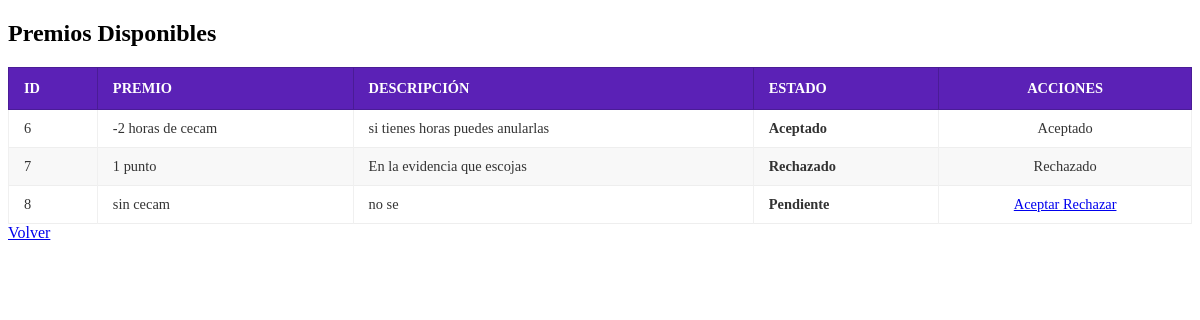
The app's page /index.php?action=premiosDisponibles (signed in) with its own data.
### tables this page shows
CREATE TABLE `premio` (
  `id_premio` int(11) NOT NULL AUTO_INCREMENT,
  `nombre_premio` varchar(100) NOT NULL,
  `descripcion` varchar(100) NOT NULL,
  `id_usuario` int(11) DEFAULT NULL,
  `estado` enum('pendiente','aceptado','rechazado') NOT NULL DEFAULT 'pendiente',
  PRIMARY KEY (`id_premio`),
  KEY `fk_premio_usuario` (`id_usuario`),
  CONSTRAINT `fk_premio_usuario` FOREIGN KEY (`id_usuario`) REFERENCES `usuario` (`id_usuario`)
);

### app/controllers/TutorPremioController.php (called while the page is built, shortened)
<?php
include_once "app/models/PremioModel.php";
class TutorPremioController {
    private $model;
    public function __construct($connection) {
        $this->model = new PremioModel($connection);
    }
    public function premiosDisponibles() {
        $premio = $this->model->obtenerTodosLosPremios();
        include "app/views/Tutor/premios_disponibles.php";
    }
}
?>

### app/models/PremioModel.php (called while the page is built, shortened)
<?php
class PremioModel {
    private $connection;
    public function __construct($connection) {
        $this->connection = $connection;
    }
    public function obtenerTodosLosPremios() {
        $sql = "SELECT * FROM premio";
        return $this->connection->query($sql);
    }
}
?>

### app/views/Tutor/premios_disponibles.php (the view, shortened to what this page needs)
<!DOCTYPE html>
<html lang="es">
<head>
    <link rel="stylesheet" href="public/css/estilos.css">
</head>
<body class="premios-disponibles-body">
    <div class="main-container">
        <h2>Premios Disponibles</h2>
        <table>
            <thead>
                <tr>
                    <th>ID</th>
                    <th>Premio</th>
                    <th>Descripción</th>
                    <th>Estado</th>
                    <th style="text-align: center;">Acciones</th>
                </tr>
            </thead>
            <tbody>
                <?php while($row = $premio->fetch_assoc()) {
                    $estado = strtolower(trim($row['estado']));
                ?>
                <tr>
                    <td><?= $row['id_premio'] ?? '-' ?></td>
                    <td><?= $row['nombre_premio'] ?></td>
                    <td><?= $row['descripcion'] ?></td>
                    <td><strong><?= ucfirst($estado) ?></strong></td>
                    <td style="text-align: center;">
                        <?php if ($estado === 'pendiente'): ?>
                            <a href="index.php?action=aceptarPremioTutor&id=<?= $row['id_premio'] ?>"
                               class="action-btn btn-accept">
                                Aceptar
                            </a>
                            <a href="index.php?action=rechazarPremioTutor&id=<?= $row['id_premio'] ?>"
                               class="action-btn btn-reject">
                                Rechazar
                            </a>
                        <?php elseif ($estado === 'aceptado'): ?>
                            <span class="status-badge badge-success">Aceptado</span>
                        <?php elseif ($estado === 'rechazado'): ?>
                            <span class="status-badge badge-secondary">Rechazado</span>
                        <?php endif; ?>
                    </td>
                </tr>
                <?php } ?>
            </tbody>
        </table>
        <a href="index.php?action=panelTutor" class="btn-back">Volver</a>
    </div>
</body>
</html>

### public/css/estilos.css (style rules this page uses)
:root { --primary-upemor: #4B0082; --secondary-upemor: #B31B34; --light-bg: #F9F9F9; --text-dark: #333333; --text-light: #FFFFFF; --shadow-light: rgba(0, 0, 0, 0.1); --shadow-medium: rgba(0, 0, 0, 0.2); --gradient-bg: linear-gradient(135deg, #f0e6fa, var(--light-bg)); --card-schedule: #007bff; --card-requests: #28a745; --card-bitacoras: #ffc107; }
:root { --primary-color: #6a0dad; --primary-hover: #8b1cf0; --background-light: #f9f9ff; --container-bg: #ffffff; --border-light: #e0e0e0; --text-color: #333; --button-text: white; --error-color: #dc3545; }
table { width: 100%; border-collapse: collapse; margin: 0; min-width: 1000px; }
thead { background-color: #5b21b6; color: #ffffff; text-transform: uppercase; font-size: 0.9em; }
th { padding: 12px 15px; text-align: left; border: 1px solid #4a1c96; }
tbody tr { border-bottom: 1px solid #eeeeee; transition: background-color 0.2s; }
tbody tr:nth-child(even) { background-color: #f8f8f8; }
td { padding: 10px 15px; text-align: left; color: #333; border-left: 1px solid #f0f0f0; border-right: 1px solid #f0f0f0; font-size: 0.9em; word-wrap: break-word; }

### records on screen
premio: id_premio "6", nombre_premio "-2 horas de cecam", descripcion "si tienes horas puedes anularlas", estado "Aceptado"
premio: id_premio "7", nombre_premio "1 punto", descripcion "En la evidencia que escojas", estado "Rechazado"
premio: id_premio "8", nombre_premio "sin cecam", descripcion "no se", estado "Pendiente"
